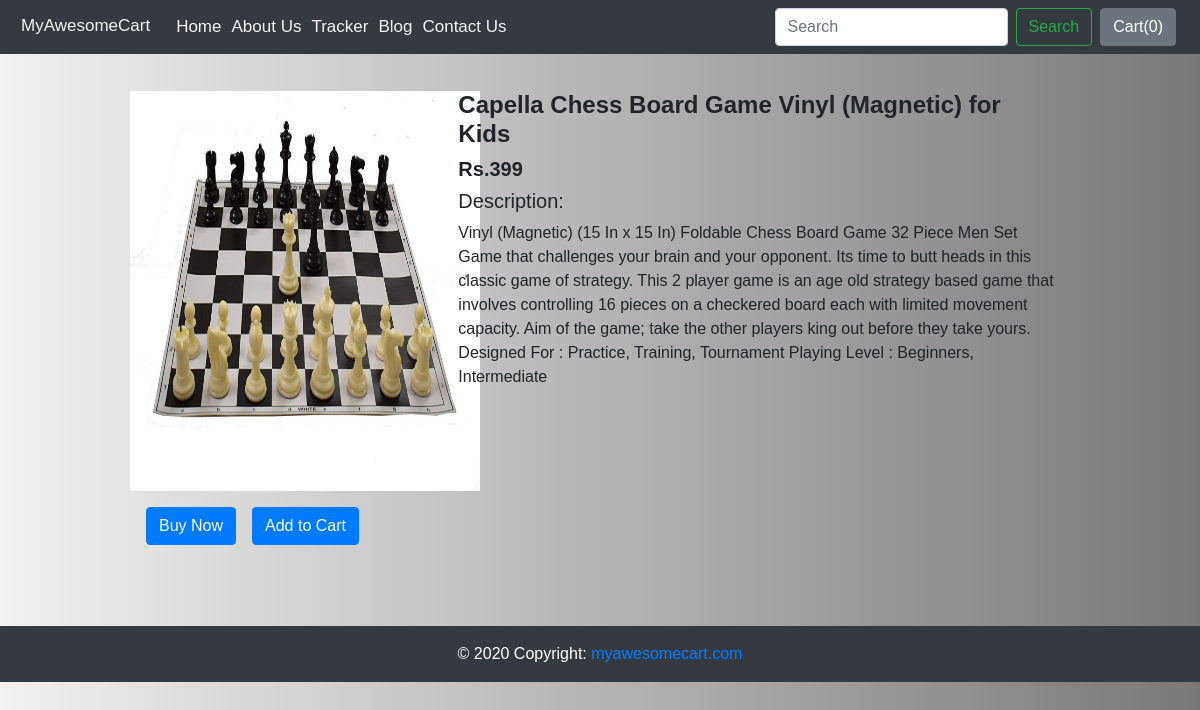
Page /shop/product/21 on the committed database.
### shop/models.py (models this page shows)
class Product(models.Model):
    product_id = models.AutoField
    product_name = models.CharField(max_length=50)
    category = models.CharField(max_length=50, default="")
    subcategory = models.CharField(max_length=50, default="")
    price = models.IntegerField(default=0)
    product_desc = models.CharField(max_length=10000)
    product_date = models.DateField()
    image = models.ImageField(upload_to="shop/images", default="")
    def __str__(self):
        return self.product_name

### shop/views.py (the view)
# urls.py: path('product/<int:myid>',views.productView, name='ProductView'),
def productView(request, myid):
    product = Product.objects.filter(id=myid)
    print(product)
    return render(request, 'shop/productview.html', {'productv':product[0]})

### shop/templates/shop/productview.html (shortened to what this page needs)
{% extends 'shop/basic.html'%}
{% block body %}
<div class="container">
    <div class="row">
        <div class="col-md-4">
            <div class="row">
                <img id="myImg" src="/media/{{productv.image}}" width="350px" height="400px" alt="{{productv.product_name}}">
            </div>
            <div class="row">
                <button class="btn btn-primary mx-3 my-3">Buy Now</button>
                <button class="btn btn-primary my-3">Add to Cart</button>
            </div>
        </div>
        <div class="col-md-8">
            <h4><b>{{productv.product_name}}</b></h4>
            <h5><b>Rs.{{productv.price}}</b></h5>
            <h5>Description:</h5>
            <p>{{productv.product_desc}}</p>
        </div>
    </div>
</div>
{% endblock %}

### rows in the picture
Product: image (picture), product_name "Capella Chess Board Game Vinyl (Magnetic) for Kids", price "399", product_desc "Vinyl (Magnetic) (15 In x 15 In) Foldable Chess Board Game 32 Piece Men Set Game that challenges your brain and your opponent. Its time to butt heads in this classic game of strategy. This 2 player game is an age old strategy based game that involves controlling 16 pieces on a checkered board each with limited movement capacity. Aim of the game; take the other players king out before they take yours. Designed For : Practice, Training, Tournament Playing Level : Beginners, Intermediate"
